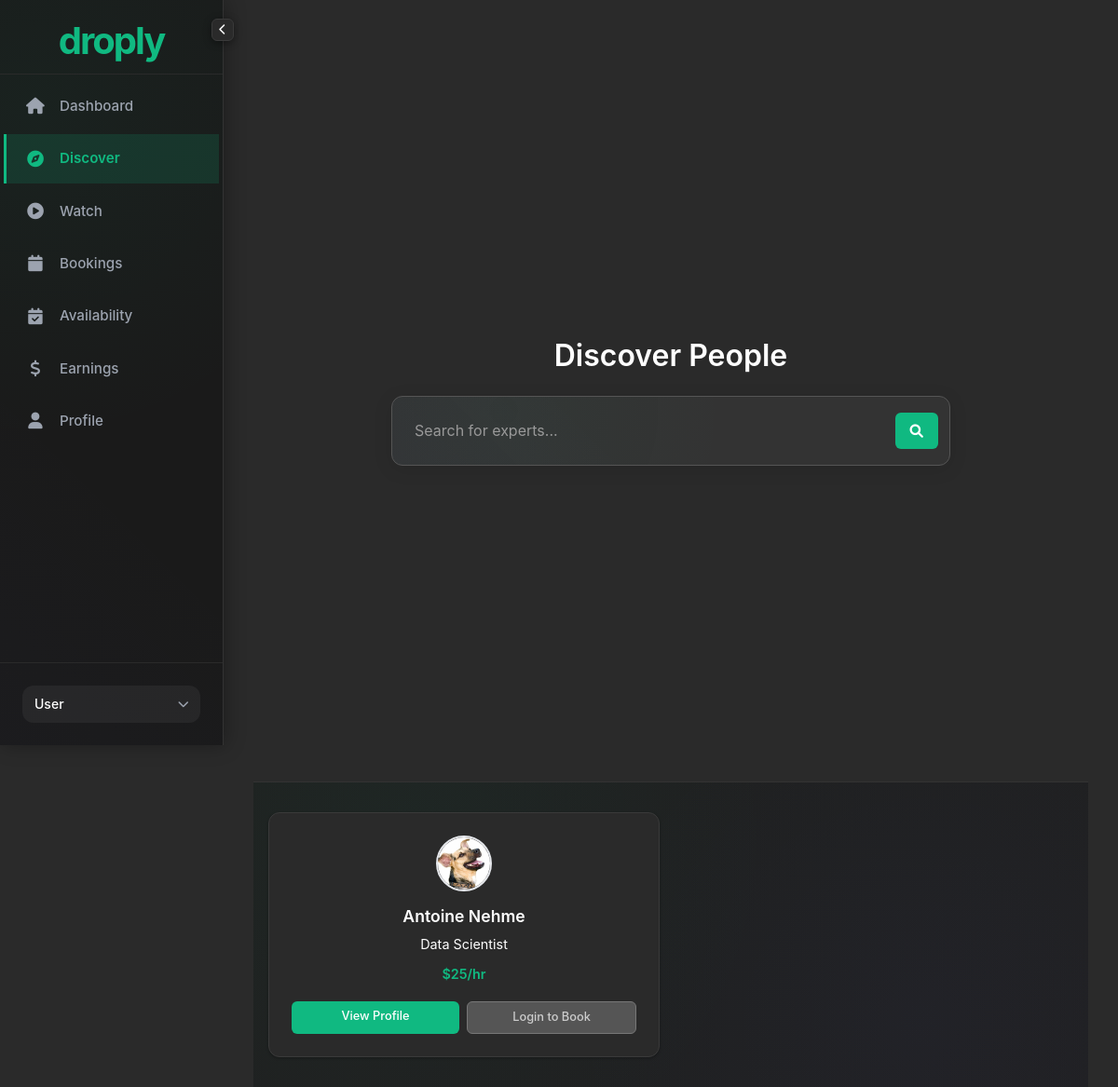
The page /discover on the database as committed earlier.
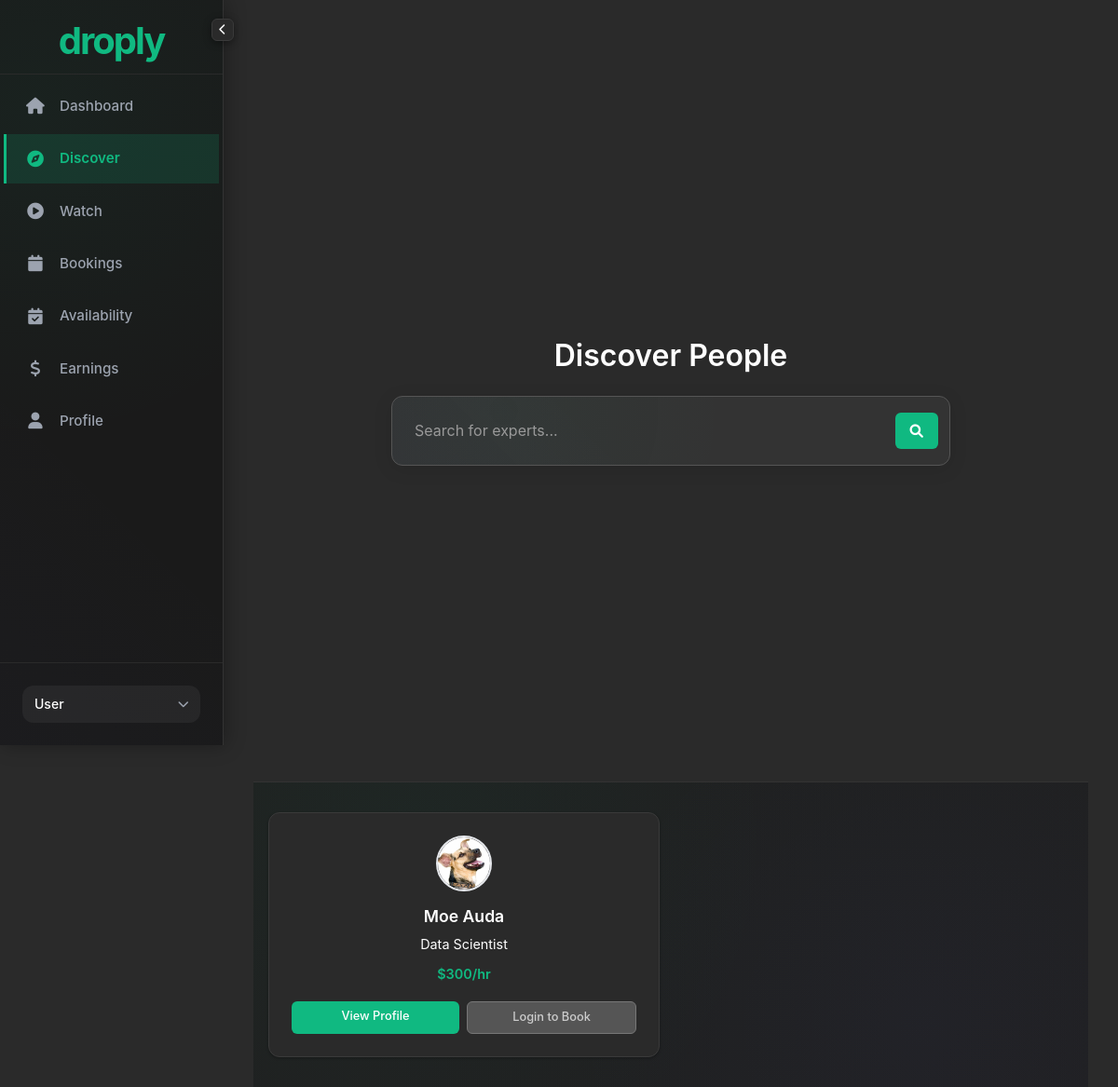
The same page on the database as committed later.
### models.py (models this page shows, shortened)
class User(UserMixin, db.Model):
    id = db.Column(db.Integer, primary_key=True)
    username = db.Column(db.String(64), unique=True, nullable=False)
    email = db.Column(db.String(120), unique=True, nullable=False)
    password_hash = db.Column(db.String(256))
    full_name = db.Column(db.String(100))
    phone = db.Column(db.String(20))
    bio = db.Column(db.Text)
    industry = db.Column(db.String(100))
    profession = db.Column(db.String(100))
    skills = db.Column(db.String(200))  # Legacy field - keeping for backward compatibility
    skills_1 = db.Column(db.String(100))  # Primary skill
    skills_2 = db.Column(db.String(100))  # Secondary skill
    skills_3 = db.Column(db.String(100))  # Tertiary skill
    location = db.Column(db.String(100))
    background_image_url = db.Column(db.String(500))
    hourly_rate = db.Column(db.Float, default=0.0)
    currency = db.Column(db.String(3), default='USD')
    rating = db.Column(db.Float, default=0.0)
    rating_count = db.Column(db.Integer, default=0)
    is_available = db.Column(db.Boolean, default=True)
    is_featured_user = db.Column(db.Boolean, default=False)
    created_at = db.Column(db.DateTime, default=datetime.now(EASTERN_TIMEZONE))
    specialty_tags = db.Column(db.Text)  # JSON string of specialty tags
    profile_picture = db.Column(db.String(255))  # Path to profile picture
    background_color = db.Column(db.String(7), default='#f7faff')  # Hex color code
    primary_color = db.Column(db.String(7), default='#667eea')  # Primary brand color
    secondary_color = db.Column(db.String(7), default='#764ba2')  # Secondary brand color
    font_family = db.Column(db.String(50), default='Inter')  # Font family preference
    font_size = db.Column(db.Integer, default=16)  # Font size preference
    profile_layout = db.Column(db.String(20), default='modern')  # Layout preference
    donation_text = db.Column(db.Text)  # Text for donation/booking info
    embedding = db.Column(db.LargeBinary)  # Store numpy array as binary
    linkedin_url = db.Column(db.String(200))
    twitter_url = db.Column(db.String(200))
    github_url = db.Column(db.String(200))
    instagram_url = db.Column(db.String(200))
    facebook_url = db.Column(db.String(200))
    youtube_url = db.Column(db.String(200))
    snapchat_url = db.Column(db.String(200))
    website_url = db.Column(db.String(200))
    stripe_account_id = db.Column(db.String(100))  # Stripe Connect account ID
    stripe_account_status = db.Column(db.String(50), default='pending')  # pending, active, restricted, disabled
    payout_enabled = db.Column(db.Boolean, default=False)  # Whether user can receive payouts
    payout_schedule = db.Column(db.String(20), default='weekly')  # daily, weekly, monthly
    total_earnings = db.Column(db.Float, default=0.0)  # Total earnings before platform fees
    total_payouts = db.Column(db.Float, default=0.0)  # Total amount paid out
    pending_balance = db.Column(db.Float, default=0.0)  # Current pending balance
    language = db.Column(db.String(10), default='en')  # Language preference
    timezone = db.Column(db.String(50), default='America/New_York')  # Timezone preference
    email_notifications = db.Column(db.Boolean, default=True)  # Email notifications preference
    service_description = db.Column(db.Text)  # Description of 1-on-1 sessions
    session_duration = db.Column(db.Integer, default=30)  # Session duration in minutes
    content_description = db.Column(db.Text)  # Description of premium content
    content_categories = db.Column(db.String(200))  # Categories of content offered
    google_calendar_connected = db.Column(db.Boolean, default=False)  # Whether user has connected Google Calendar
    google_calendar_token = db.Column(db.Text)  # Encrypted Google Calendar access token
    google_calendar_refresh_token = db.Column(db.Text)  # Encrypted Google Calendar refresh token
    google_calendar_id = db.Column(db.String(100))  # Primary Google Calendar ID to sync with
    referral_code = db.Column(db.String(20), unique=True)  # User's unique referral code
    referred_by = db.Column(db.Integer, db.ForeignKey('user.id'))  # User who referred this user
    total_referral_earnings = db.Column(db.Float, default=0.0)  # Total earnings from referrals
    referral_count = db.Column(db.Integer, default=0)  # Number of successful referrals

### routes.py (the view, shortened to what this page needs)
@app.route('/discover')
def discover():
    search_query = request.args.get('search', '').strip()
    category = request.args.get('category', '').strip().lower()
    session_type = request.args.get('type', 'all')  # 'all', 'dropin', 'booked'
    view_type = request.args.get('view', '')  # 'recent', 'favorites', 'browse_all'
    query = User.query.filter(
        User.is_available == True,
        User.full_name.isnot(None)
    )
    if current_user.is_authenticated:
        query = query.filter(User.id != current_user.id)
    if not current_user.is_authenticated and view_type in ['recent', 'favorites']:
        return redirect(url_for('login', next=request.url))
    experts = query.all()
    def ai_match_score(expert):
        score = 0
        if expert.is_featured_user:
            score += 1000
        if expert.hourly_rate and expert.hourly_rate > 0:
            score += 5  # Active experts get slight boost
        return score
    experts = sorted(experts, key=ai_match_score, reverse=True)
    current_user_favorites = []
    if current_user.is_authenticated:
        favorites = Favorite.query.filter_by(user_id=current_user.id).all()
        current_user_favorites = [f.favorited_user_id for f in favorites]
    return render_template('discover.html',
                         users=experts,
                         now=datetime.now(),
                         timedelta=timedelta,
                         current_user_favorites=current_user_favorites,
                         view_type=view_type)

### templates/discover.html (shortened to what this page needs)
{% extends "base_signed_in.html" %}
{% block content %}
<div class="discover-page">
  <div class="search-area {% if request.args.get('search') %}search-area-compact{% endif %}">
    <div class="search-wrapper">
      {% if not request.args.get('search') and not request.args.get('view') %}
        {% if current_user.is_authenticated %}
          <div class="discover-buttons-header">
            <button class="discover-btn" onclick="viewHistorical('recent')">
              <i class="fas fa-history"></i> Recent Views
            </button>
            <button class="discover-btn" onclick="viewHistorical('favorites')">
              <i class="fas fa-heart"></i> Favorites
            </button>
            <button class="discover-btn browse-all" onclick="showBrowseAll()">
              <i class="fas fa-globe"></i> Browse All
            </button>
          </div>
        {% else %}
          <h1 class="page-title">Discover People</h1>
        {% endif %}
      {% endif %}
      {% if request.args.get('view') != 'browse_all' %}
      <form method="GET" action="{{ url_for('discover') }}" class="search-form">
        <div class="search-input-wrapper">
          <input
            type="text"
            name="search"
            placeholder="Search for experts..."
            class="search-input"
            id="animated-search-input"
            value="{{ request.args.get('search', '') }}"
            autocomplete="off"
            required
            data-translate="home.search.placeholder"
          >
          <button type="submit" class="search-button">
            <i class="fas fa-search"></i>
          </button>
        </div>
      </form>
      {% endif %}
    </div>
  </div>
  {% if request.args.get('search') or view_type or users %}
  <div class="results-area">
    {% if users %}
    <div class="experts-grid">
      {% for user in users %}
      <div class="expert-card">
        <img src="{{ user.profile_picture or url_for('static', filename='img/default-avatar.svg') }}"
             alt="{{ user.full_name }}" class="expert-avatar">
        <div class="expert-info">
          <h3 class="expert-name">{{ user.full_name }}</h3>
          <p class="expert-title">{{ user.profession or 'Expert' }}</p>
          <span class="expert-rate">${{ "%.0f"|format(user.hourly_rate or 0) }}/hr</span>
        </div>
        <div class="expert-actions">
          <a href="{{ url_for('user_profile', username=user.username) }}" class="action-btn primary" onclick="trackUserInteraction({{ user.id }}, 'view')">View Profile</a>
          {% if current_user.is_authenticated %}
            <a href="{{ url_for('user_profile', username=user.username) }}" class="action-btn secondary" onclick="trackUserInteraction({{ user.id }}, 'click')">Book Now</a>
          {% else %}
            <a href="{{ url_for('login', next=url_for('user_profile', username=user.username)) }}" class="action-btn secondary">Login to Book</a>
          {% endif %}
        </div>
      </div>
      {% endfor %}
    </div>
    {% endif %}
  </div>
  {% endif %}
</div>
{% endblock %}

### templates/base_signed_in.html (shortened to what this page needs)
<!DOCTYPE html>
<html lang="en">
<head>
  <link href="https://cdn.jsdelivr.net/npm/bootstrap@5.3.0/dist/css/bootstrap.min.css" rel="stylesheet">
  <link rel="stylesheet" href="https://cdnjs.cloudflare.com/ajax/libs/font-awesome/6.0.0/css/all.min.css">
  <link rel="stylesheet" href="{{ url_for('static', filename='css/style.css') }}">
</head>
<body class="{% block body_class %}{% endblock %}">
  {% include 'sidebar.html' %}
  <main class="main-content">
    <div class="content-wrapper">
      {% block content %}{% endblock %}
    </div>
  </main>
</body>
</html>

### templates/sidebar.html (shortened to what this page needs)
<aside id="sidebar" class="sidebar">
  <div class="sidebar-header">
    <a href="{{ url_for('dashboard') }}" class="sidebar-logo">
      <span class="logo-text">droply</span>
    </a>
  </div>
  <nav class="sidebar-nav">
    <ul class="nav-list">
      <li class="nav-item">
        <a href="{{ url_for('dashboard') }}" class="nav-link {% if request.endpoint == 'dashboard' %}active{% endif %}" title="Dashboard">
          <i class="nav-icon fas fa-home"></i>
          <span class="nav-text">Dashboard</span>
        </a>
      </li>
      <li class="nav-item">
        <a href="{{ url_for('discover') }}" class="nav-link {% if request.endpoint == 'discover' %}active{% endif %}" title="Discover">
          <i class="nav-icon fas fa-compass"></i>
          <span class="nav-text">Discover</span>
        </a>
      </li>
      <li class="nav-item">
        <a href="{{ url_for('watch') }}" class="nav-link {% if request.endpoint == 'watch' %}active{% endif %}" title="Watch">
          <i class="nav-icon fas fa-play-circle"></i>
          <span class="nav-text">Watch</span>
        </a>
      </li>
      <li class="nav-item">
        <a href="{{ url_for('bookings') }}" class="nav-link {% if request.endpoint == 'bookings' %}active{% endif %}" title="My Bookings">
          <i class="nav-icon fas fa-calendar"></i>
          <span class="nav-text">Bookings</span>
        </a>
      </li>
      <li class="nav-item">
        <a href="{{ url_for('availability') }}" class="nav-link {% if request.endpoint == 'availability' %}active{% endif %}" title="Availability">
          <i class="nav-icon fas fa-calendar-check"></i>
          <span class="nav-text">Availability</span>
        </a>
      </li>
      <li class="nav-item">
        <a href="{{ url_for('earnings') }}" class="nav-link {% if request.endpoint == 'earnings' %}active{% endif %}" title="Earnings">
          <i class="nav-icon fas fa-dollar-sign"></i>
          <span class="nav-text">Earnings</span>
        </a>
      </li>
      <li class="nav-item">
        <a href="{{ url_for('profile') }}" class="nav-link {% if request.endpoint == 'profile' %}active{% endif %}" title="My Profile">
          <i class="nav-icon fas fa-user"></i>
          <span class="nav-text">Profile</span>
        </a>
      </li>
    </ul>
  </nav>
  <div class="sidebar-footer">
    <div class="user-menu">
      <div class="user-info" id="userMenuToggle">
        <div class="user-details">
          <span class="username">{{ current_user.username or 'User' }}</span>
          <i class="fas fa-chevron-down dropdown-icon"></i>
        </div>
      </div>
    </div>
  </div>
  <button id="sidebar-toggle" class="sidebar-toggle" aria-label="Toggle sidebar">
    <i class="fas fa-chevron-left"></i>
  </button>
</aside>

### templates/base_signed_in.html (style rules this page uses)
body { margin: 0; padding: 0; min-height: 100vh; background: #2a2a2a !important; display: flex; color: #ffffff; }
:root { --sidebar-width: 240px; --sidebar-collapsed-width: 80px; --sidebar-transition: all 0.3s cubic-bezier(.4,0,.2,1); }
.sidebar { width: var(--sidebar-width); background: #1A1A1A !important; background-image: radial-gradient(circle at 15% 15%, rgba(16, 185, 129, 0.05) 0%, transparent 50%), linear-gradient(45deg, rgba(99, 102, 241, 0.02) 0%, transparent 40%) !important; box-shadow: 2px 0 20px rgba(0, 0, 0, 0.3); height: 100vh; position: fixed; left: 0; top: 0; z-index: 1100; transition: var(--sidebar-transition); display: flex; flex-direction: column; border-right: 1px solid #333 !important; }
.sidebar-header { position: absolute; top: 0; left: 0; right: 0; height: 80px; padding: 1.5rem 1.5rem 1rem 1.5rem; border-bottom: 1px solid #2a2a2a; display: flex; align-items: center; justify-content: space-between; z-index: 10; }
.sidebar-logo { display: flex; align-items: center; justify-content: center; text-decoration: none; color: #10b981; font-weight: 700; font-size: 2.5rem; letter-spacing: -2px; width: 100%; }
.logo-text { color: #10b981; }
.sidebar-nav { position: absolute; top: 80px; left: 0; right: 0; bottom: 0; padding: 0.5rem 0; overflow-y: auto; }
.nav-list { list-style: none; padding: 0; margin: 0; }
.nav-item { margin-bottom: 0.25rem; }
.nav-link { display: flex; align-items: center; gap: 1rem; padding: 0.875rem 1.5rem; color: #9ca3af; text-decoration: none; font-weight: 500; font-size: 0.95rem; transition: all 0.2s ease; border-radius: 0; position: relative; }
.nav-link.active { background: rgba(16, 185, 129, 0.15); color: #10b981; font-weight: 600; }
.nav-link.active::before { content: ''; position: absolute; left: 0; top: 0; bottom: 0; width: 3px; background: #10b981; }
.nav-icon { font-size: 1.1rem; width: 20px; text-align: center; }
.nav-text { flex: 1; }
.sidebar-footer { padding: 1.5rem; border-top: 1px solid #2a2a2a; }
.user-menu { position: relative; }
.user-info { display: flex; align-items: center; gap: 0.5rem; padding: 0.5rem 0.75rem; background: rgba(255, 255, 255, 0.05); border-radius: 12px; cursor: pointer; transition: all 0.2s ease; border: 1px solid transparent; }
.user-details { flex: 1; display: flex; align-items: center; justify-content: space-between; }
.username { color: #ffffff; font-size: 0.875rem; font-weight: 500; }
.dropdown-icon { color: #9ca3af; font-size: 0.75rem; transition: transform 0.2s ease; }
.sidebar-toggle { position: absolute; top: 20px; right: -12px; background: #2a2a2a; border: 1px solid #3a3a3a; color: #ffffff; font-size: 0.875rem; border-radius: 6px; box-shadow: 0 2px 8px rgba(0, 0, 0, 0.4); padding: 0.5rem; z-index: 1200; cursor: pointer; transition: all 0.2s ease; width: 24px; height: 24px; display: flex; align-items: center; justify-content: center; backdrop-filter: blur(10px); }
.sidebar-toggle i { transition: transform 0.2s ease; font-size: 0.75rem; }
.main-content { min-height: 100vh; width: calc(100vw - var(--sidebar-width)); margin-left: var(--sidebar-width); padding: 2.5rem 2rem 2rem 2rem; transition: all 0.3s cubic-bezier(.4,0,.2,1); display: flex; flex-direction: column; background: #2a2a2a !important; color: #ffffff; position: relative; z-index: 1; }
.main-content { display: flex; flex-direction: column; }
.content-wrapper { flex: 1; background: #2a2a2a !important; }
@media (min-width: 769px) { .sidebar { transform: translateX(0); box-shadow: 2px 0 20px rgba(0, 0, 0, 0.3); } }
@media (min-width: 769px) { .sidebar-toggle { display: flex; } }
@media (min-width: 769px) { .main-content { margin-left: var(--sidebar-width); padding: 2.5rem 2rem 2rem 2rem; width: calc(100vw - var(--sidebar-width)); transition: var(--sidebar-transition); } }
.card, .modern-card, .expert-card, .booking-card, .stat-card { background: #2a2a2a !important; border: 1px solid #3a3a3a !important; color: #ffffff !important; }
.form-control, .search-input, .search-input-enhanced { background: #2a2a2a !important; border: 1px solid #3a3a3a !important; color: #ffffff !important; }
p, div, label, small, .text-muted, .text-secondary { color: #ffffff !important; }

Rows that differ between the two databases and show on the page:
changed User "Data Scientist": full_name "Antoine Nehme" → "Moe Auda"; hourly_rate "25" → "300"
